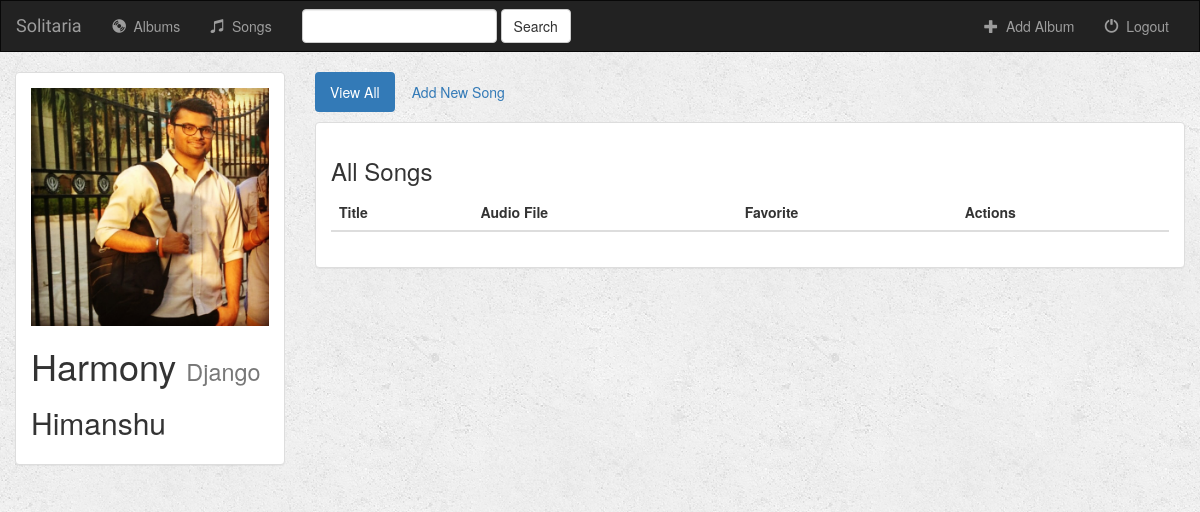
The app's page /music/1/ with its own data.
### music/models.py (models this page shows, shortened)
class Album(models.Model):
	artist = models.CharField(max_length=250)
	album_title = models.CharField(max_length=500)
	genre = models.CharField(max_length=100)
	album_logo = models.FileField()
	def __str__(self):
		return self.artist + " - " + self.album_title

### music/views.py (the view)
# urls.py: url(r'^(?P<pk>[0-9]+)/$', views.DetailView.as_view(), name='detail'),
class DetailView(generic.DetailView):
	model = Album
	template_name = "music/detail.html"

### music/templates/music/detail.html (shortened to what this page needs)
{% extends 'music/base.html' %}
{% block body %}
<div class="container-fluid songs-container">
    <div class="row">
        <div class="col-sm-4 col-md-3">
            <div class="panel panel-default">
                <div class="panel-body">
                    <a href="{% url 'music:detail' album.id %}">
                        {% if album.album_logo %}
                            <img src="{{ album.album_logo.url }}" class="img-responsive">
                        {% else %}
                            <h3>No image to display</h3>
                        {% endif %}
                    </a>
                    <h1>{{ album.album_title }} <small>{{ album.genre }}</small></h1>
                    <h2>{{ album.artist }}</h2>
                </div>
            </div>
        </div>
        <div class="col-sm-8 col-md-9">
            <ul class="nav nav-pills" style="margin-bottom: 10px;">
                <li role="presentation" class="active"><a href="{% url 'music:detail' album.id %}">View All</a></li>
                <li role="presentation"><a href="#">Add New Song</a></li>
            </ul>
            <div class="panel panel-default">
                <div class="panel-body">
                    <h3>All Songs</h3>
                    <table class="table">
                        <thead>
                        <tr>
                            <th>Title</th>
                            <th>Audio File</th>
                            <th>Favorite</th>
                            <th>Actions</th>
                        </tr>
                        </thead>
                    </table>
                </div>
            </div>
        </div>
    </div>
</div>
{% endblock %}

### music/static/music/style.css (style rules this page uses)
body { background: white url("images/background.png"); }

### records on screen
Album: album_logo (picture), album_title "Harmony", genre "Django", artist "Himanshu"
